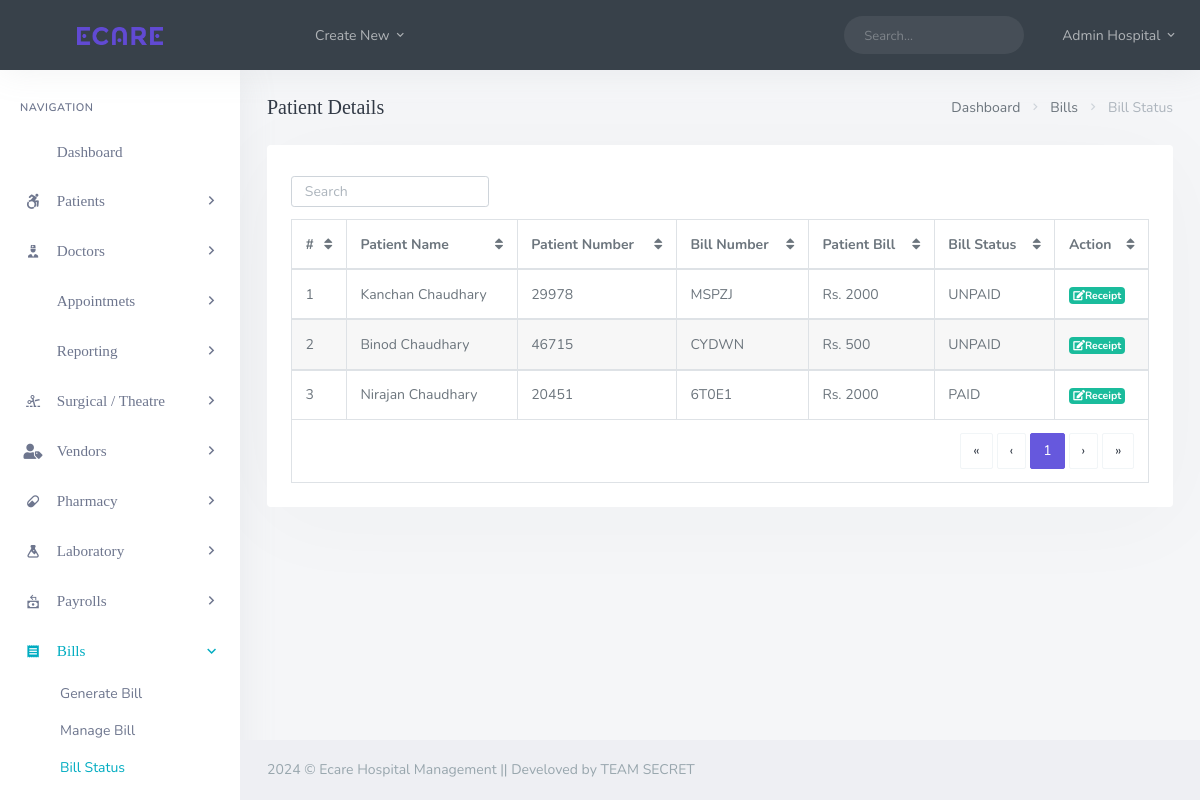
The app's page /backend/admin/his_admin_bill_status.php (signed in) with its own data.
### tables this page shows
CREATE TABLE `his_admin` (
  `ad_id` int(20) NOT NULL,
  `ad_fname` varchar(200) DEFAULT NULL,
  `ad_lname` varchar(200) DEFAULT NULL,
  `ad_email` varchar(200) DEFAULT NULL,
  `ad_pwd` varchar(200) DEFAULT NULL,
  `ad_dpic` varchar(200) DEFAULT NULL
);

CREATE TABLE `his_bills` (
  `bill_id` int(20) NOT NULL,
  `bill_number` varchar(255) DEFAULT NULL,
  `bill_pat_name` varchar(255) DEFAULT NULL,
  `bill_pat_number` varchar(255) DEFAULT NULL,
  `bill_pat_email` varchar(255) DEFAULT NULL,
  `bill_pat_fee` varchar(255) DEFAULT NULL,
  `bill_tax` varchar(255) DEFAULT NULL,
  `bill_date_generated` timestamp(4) NOT NULL DEFAULT current_timestamp(4) ON UPDATE current_timestamp(4),
  `bill_status` varchar(255) DEFAULT NULL,
  `bill_descr` longtext DEFAULT NULL
);

### backend/admin/his_admin_bill_status.php (the view, shortened to what this page needs)
<?php
  include('assets/inc/config.php');
?>
<!DOCTYPE html>
<html lang="en">
<?php include('assets/inc/head.php');?>
    <body>
        <div id="wrapper">
                <?php include('assets/inc/nav.php');?>
                <?php include("assets/inc/sidebar.php");?>
            <div class="content-page">
                <div class="content">
                    <div class="container-fluid">
                        <div class="row">
                            <div class="col-12">
                                <div class="page-title-box">
                                    <div class="page-title-right">
                                        <ol class="breadcrumb m-0">
                                            <li class="breadcrumb-item"><a href="javascript: void(0);">Dashboard</a></li>
                                            <li class="breadcrumb-item"><a href="javascript: void(0);">Bills</a></li>
                                            <li class="breadcrumb-item active">Bill Status</li>
                                        </ol>
                                    </div>
                                    <h4 class="page-title">Patient Details</h4>
                                </div>
                            </div>
                        </div>
                        <div class="row">
                            <div class="col-12">
                                <div class="card-box">
                                    <div class="mb-2">
                                        <div class="row">
                                            <div class="col-12 text-sm-center form-inline" >
                                                <div class="form-group">
                                                    <input id="demo-foo-search" type="text" placeholder="Search" class="form-control form-control-sm" autocomplete="on">
                                                </div>
                                            </div>
                                        </div>
                                    </div>
                                    <div class="table-responsive">
                                        <table id="demo-foo-filtering" class="table table-bordered toggle-circle mb-0" data-page-size="7">
                                            <thead>
                                            <tr>
                                                <th>#</th>
                                                <th data-toggle="true">Patient Name</th>
                                                <th data-toggle="true">Patient Number</th>
                                                <th data-hide="phone">Bill Number</th>
                                                <th data-hide="phone">Patient Bill</th>
                                                <th data-hide="phone"> Bill Status</th>
                                                <th data-hide="phone">Action</th>
                                            </tr>
                                            </thead>
                                            <?php
                                                $ret="SELECT * FROM  his_bills  ORDER BY RAND() ";
                                                $stmt= $mysqli->prepare($ret) ;
                                                $stmt->execute() ;
                                                $res=$stmt->get_result();
                                                $cnt=1;
                                                while($row=$res->fetch_object())
                                                {
                                            ?>
                                                <tbody>
                                                <tr>
                                                    <td><?php echo $cnt;?></td>
                                                    <td><?php echo $row->bill_pat_name;?></td>
                                                    <td><?php echo $row->bill_pat_number;?></td>
                                                    <td><?php echo $row->bill_number;?></td>
                                                    <td>Rs. <?php echo $row->bill_pat_fee;?></td>
                                                    <td><?php echo $row->bill_status;?></td>
                                                    <td>
                                                        <a href="his_admin_receipt_bill.php?bill_number=<?php echo $row->bill_number;?>" class="badge badge-success"><i class="fas fa-edit "></i>Receipt</a>
                                                    </td>
                                                </tr>
                                                </tbody>
                                            <?php  $cnt = $cnt +1 ; }?>
                                            <tfoot>
                                            <tr class="active">
                                                <td colspan="8">
                                                    <div class="text-right">
                                                        <ul class="pagination pagination-rounded justify-content-end footable-pagination m-t-10 mb-0"></ul>
                                                    </div>
                                                </td>
                                            </tr>
                                            </tfoot>
                                        </table>
                                    </div>
                                </div>
                            </div>
                        </div>
                    </div>
                </div>
                 <?php include('assets/inc/footer.php');?>
            </div>
        </div>
    </body>
</html>

### backend/admin/assets/inc/nav.php (shortened to what this page needs)
<?php
    $aid=$_SESSION['ad_id'];
    $ret="select * from his_admin where ad_id=?";
    $stmt= $mysqli->prepare($ret) ;
    $stmt->bind_param('i',$aid);
    $stmt->execute() ;
    $res=$stmt->get_result();
    while($row=$res->fetch_object())
    {
?>
    <div class="navbar-custom">
        <ul class="list-unstyled topnav-menu float-right mb-0">
            <li class="d-none d-sm-block">
                <form class="app-search">
                    <div class="app-search-box">
                        <div class="input-group">
                            <input type="text" class="form-control" placeholder="Search...">
                            <div class="input-group-append">
                                <button class="btn" type="submit">
                                    <i class="fe-search"></i>
                                </button>
                            </div>
                        </div>
                    </div>
                </form>
            </li>
            <li class="dropdown notification-list">
                <a class="nav-link dropdown-toggle nav-user mr-0 waves-effect waves-light" data-toggle="dropdown" href="#" role="button" aria-haspopup="false" aria-expanded="false">
                    <span class="pro-user-name ml-1">
                        <?php echo $row->ad_fname;?> <?php echo $row->ad_lname;?> <i class="mdi mdi-chevron-down"></i>
                    </span>
                </a>
            </li>
        </ul>
        <div class="logo-box">
            <a href="his_admin_dashboard.php" class="logo text-center">
                <span class="logo-lg">
                    <img src="assets/images/abc.png" alt="" height="18">
                </span>
            </a>
        </div>
        <ul class="list-unstyled topnav-menu topnav-menu-left m-0">
            <li>
                <button class="button-menu-mobile waves-effect waves-light">
                    <i class="fe-menu"></i>
                </button>
            </li>
            <li class="dropdown d-none d-lg-block">
                <a class="nav-link dropdown-toggle waves-effect waves-light" data-toggle="dropdown" href="#" role="button" aria-haspopup="false" aria-expanded="false">
                    Create New
                    <i class="mdi mdi-chevron-down"></i>
                </a>
            </li>
        </ul>
    </div>
<?php }?>

### records on screen
his_admin: ad_fname "Admin", ad_lname "Hospital"
his_bills: bill_pat_name "Kanchan Chaudhary", bill_pat_number "29978", bill_number "MSPZJ", bill_pat_fee "2000", bill_status "UNPAID"
his_bills: bill_pat_name "Binod Chaudhary", bill_pat_number "46715", bill_number "CYDWN", bill_pat_fee "500", bill_status "UNPAID"
his_bills: bill_pat_name "Nirajan Chaudhary", bill_pat_number "20451", bill_number "6T0E1", bill_pat_fee "2000", bill_status "PAID"
